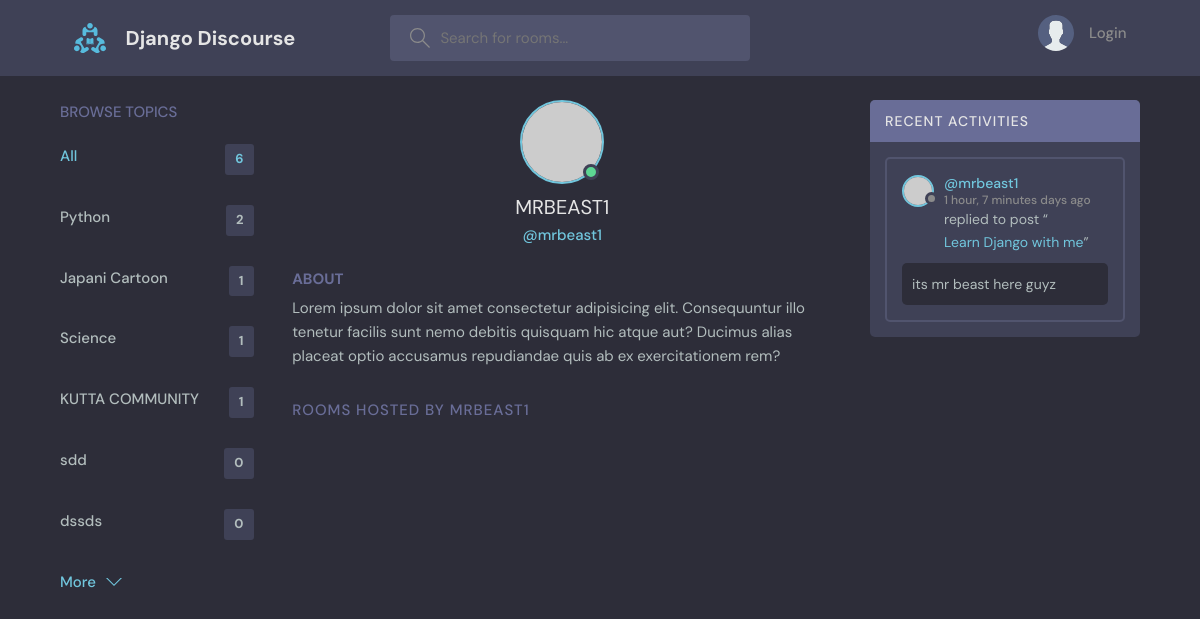
Page /userprofile/8 on the committed database.
### chat/models.py (models this page shows, shortened)
class Topic(models.Model):
    topic = models.CharField(max_length=200)
    def __str__(self):
        return self.topic

class Message(models.Model):
    user = models.ForeignKey(User,on_delete=models.CASCADE)
    room = models.ForeignKey(Room,on_delete=models.CASCADE)
    message = models.TextField()
    updated = models.DateTimeField(auto_now=True)
    created = models.DateTimeField(auto_now_add=True)

class Room(models.Model):
    host = models.ForeignKey(User,on_delete=models.SET_NULL,null=True)
    name = models.CharField(max_length=200)
    description = models.TextField(null=True,blank=True)
    participants = models.ManyToManyField(User,related_name="Participants",blank=True)
    topic = models.ForeignKey(Topic,on_delete=models.SET_NULL,null=True)
    updated = models.DateTimeField(auto_now=True)
    created = models.DateTimeField(auto_now_add=True)
    class Meta:
        ordering = ['-updated','-created']
    def __str__(self):
        return self.name

### chat/views.py (the view)
# urls.py: path('userprofile/<str:pk>',views.userProfile,name="userprofile"),
def userProfile(request,pk):
    user = User.objects.get(id=pk)
    rooms = user.room_set.all()
    chats = user.message_set.all()
    topics = Topic.objects.all()
    context = {'user' : user,'rooms' : rooms,'chats' : chats,'topics' : topics}
    return render(request,'chat/profile.html',context)

### chat/templates/chat/profile.html (shortened to what this page needs)
{% extends "base.html" %}
{% block content %}
  <main class="profile-page layout layout--3">
    <div class="container">
      {% include 'chat/topics_components.html' %}
      <div class="roomList">
        <div class="profile">
          <div class="profile__avatar">
            <div class="avatar avatar--large active">
              <img src="https://randomuser.me/api/portraits/men/11.jpg" />
            </div>
          </div>
          <div class="profile__info">
            <h3 style="text-transform: uppercase;">{{user.username}}</h3>
            <p>@{{user.username}}</p>
          </div>
          <div class="profile__about">
            <h3>About</h3>
            <p>
              Lorem ipsum dolor sit amet consectetur adipisicing elit. Consequuntur illo tenetur
              facilis sunt nemo debitis quisquam hic atque aut? Ducimus alias placeat optio
              accusamus repudiandae quis ab ex exercitationem rem?
            </p>
          </div>
        </div>
        <div class="roomList__header">
          <div>
            <h2>Rooms Hosted by {{user.username}}</a>
            </h2>
          </div>
        </div>
      </div>
        {% include 'chat/activity_components.html' %}
    </div>
  </main>
{% endblock %}

### chat/templates/chat/topics_components.html
<div class="topics">
    <div class="topics__header">
      <h2>Browse Topics</h2>
    </div>
    <ul class="topics__list">
      <li>
        <a href="{% url 'home' %}" class="active">All<span>{{topics.count}}</span></a>
      </li>
      {% for topic in topics %}
      <li>
        <a href="{% url 'home' %}?q={{topic}}">{{topic}}<span>{{topic.room_set.all.count}}</span></a>
      </li>
      {% endfor %}
    </ul>
    <a class="btn btn--link" href="{% url 'home' %}">
      More
      <svg
        version="1.1"
        xmlns="http://www.w3.org/2000/svg"
        width="32"
        height="32"
        viewBox="0 0 32 32"
      >
        <title>chevron-down</title>
        <path d="M16 21l-13-13h-3l16 16 16-16h-3l-13 13z"></path>
      </svg>
    </a>
  </div>

### chat/templates/chat/activity_components.html (shortened to what this page needs)
<div class="activities">
    <div class="activities__header">
      <h2>Recent Activities</h2>
    </div>
    {% for chat in chats|slice:":3" %}
    <div class="activities__box">
      <div class="activities__boxHeader roomListRoom__header">
        <a href="{% url 'userprofile' chat.user.id %}" class="roomListRoom__author">
          <div class="avatar avatar--small">
            <img src="https://randomuser.me/api/portraits/women/11.jpg" />
          </div>
          <p>
            @{{chat.user}}
            <span>{{chat.created|timesince}} days ago</span>
          </p>
        </a>
      </div>
      <div class="activities__boxContent">
        <p>
          replied to post “<a href="{% url 'room' chat.room.id %}">{{chat.room}}</a
          >”
        </p>
        <div class="activities__boxRoomContent">
            {{chat.message}}
        </div>
      </div>
    </div>
    {% endfor %}
  </div>

### rows in the picture
Topic: topic "Python", room_set.all.count "2"
Topic: topic "Japani Cartoon", room_set.all.count "1"
Topic: topic "Science", room_set.all.count "1"
Topic: topic "KUTTA COMMUNITY", room_set.all.count "1"
Topic: topic "sdd", room_set.all.count "0"
Topic: topic "dssds", room_set.all.count "0"
Message: user "mrbeast1", created "1 hour, 7 minutes", room "Learn Django with me", message "its mr beast here guyz"

### other values in the picture
{{ topics.count }} "6"
{{ user.username }} "MRBEAST1"
{{ user.username }} "mrbeast1"
